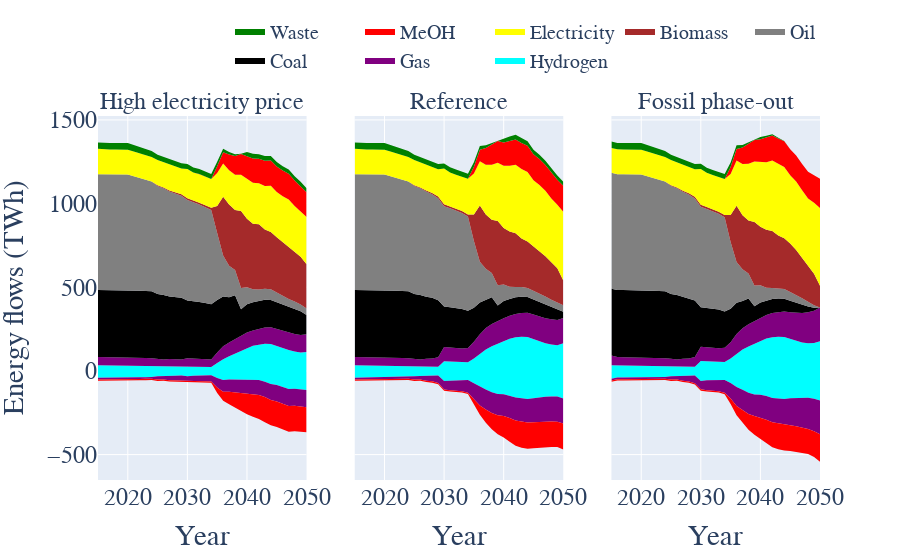

Write notebook code for a chart like this one.
### Code cell
fig =make_subplots(rows=1, cols=3,subplot_titles=list(scen.keys()),shared_yaxes=True)
for i in range(len(scen.keys())):
    showlegend=[True,False,False]
    
    resource_inflow=scen[list(scen.keys())[i]]['resource_inflow']
    resource_outflow=scen[list(scen.keys())[i]]['resource_outflow']
    
    energy_input=resource_inflow[(resource_inflow.Resource.isin(primary_resource_conversion.keys()))]
    energy_output=resource_outflow[(resource_outflow.Resource.isin(primary_resource_conversion.keys()))]
    energy_input=energy_input.drop(["Sector","Country"],axis=1).groupby(by=["Resource","Year"]).sum().reset_index()
    energy_output=energy_output.drop(["Sector","Country"],axis=1).groupby(by=["Resource","Year"]).sum().reset_index()
    df_merged=pd.concat([energy_input,energy_output],ignore_index=True)


    for resource in primary_resource_conversion.keys():
        if resource not in ["Olefins","Ammonia","Naphtha","CO"]:
            fig.add_trace(go.Scatter(x=energy_input[energy_input.Resource==resource].Year,y=energy_input[energy_input.Resource==resource].Flow,name=resource,
                             line=dict(width=0,color=primary_resource_color[resource]),
                                 fillcolor=primary_resource_color[resource],mode='lines',stackgroup='one',showlegend=showlegend[i])
                         ,row=1, col=i+1)
            fig.add_trace(go.Scatter(x=energy_output[energy_output.Resource==resource].Year,y=energy_output[energy_output.Resource==resource].Flow,name=resource,
                             line=dict(width=0,color=primary_resource_color[resource]),
                                 fillcolor=primary_resource_color[resource],mode='lines',stackgroup='two',showlegend=False)
                          ,row=1, col=i+1)

    fig.update_xaxes(title_text="Year", row=1, col=i+1)
    
fig.update_layout(#title='Energy flows in EU-5+1', title_x=0.5,
                   yaxis_title='Energy flows (TWh)')
# fig.update_yaxes(range=[-600,1500])
fig.update_layout(
    font=dict(
        family="Times New Roman",size=24)
    )
fig.update_annotations(font_size=24)
fig.update_layout(legend=dict(
    orientation="h",
    yanchor="bottom",
    y=1.1,
    xanchor="right",
    x=1,font = dict(size=20)
))


fig.show()

### Figure 1 — Plotly figure (JSON) as saved in the notebook; plotly's stock layout.template omitted (floating-point values rounded to 4 significant figures)
{"data": [{"fillcolor": "cyan", "line": {"color": "cyan", "width": 0}, "mode": "lines", "name": "Hydrogen", "showlegend": true, "stackgroup": "one", "type": "scatter", "x": [2015, 2016, 2017, 2018, 2019, 2020, 2021, 2022, 2023, 2024, 2025, 2026, 2027, 2028, 2029, 2030, 2031, 2032, 2033, 2034, 2035, 2036, 2037, 2038, 2039, 2040, 2041, 2042, 2043, 2044, 2045, 2046, 2047, 2048, 2049, 2050], "xaxis": "x", "y": [34.13, 33.77, 33.41, 33.06, 32.7, 32.34, 31.52, 30.7, 29.88, 29.06, 28.24, 27.42, 26.6, 25.78, 24.96, 29.07, 26.16, 24.89, 24.07, 23.25, 46.82, 70.33, 88.27, 104.2, 119.8, 136.7, 150.1, 156.1, 162.2, 160.9, 148.4, 136.7, 125.1, 115.8, 110.5, 113.4], "yaxis": "y"}, {"fillcolor": "cyan", "line": {"color": "cyan", "width": 0}, "mode": "lines", "name": "Hydrogen", "showlegend": false, "stackgroup": "two", "type": "scatter", "x": [2015, 2016, 2017, 2018, 2019, 2020, 2021, 2022, 2023, 2024, 2025, 2026, 2027, 2028, 2029, 2030, 2031, 2032, 2033, 2034, 2035, 2036, 2037, 2038, 2039, 2040, 2041, 2042, 2043, 2044, 2045, 2046, 2047, 2048, 2049, 2050], "xaxis": "x", "y": [-40.88, -39.82, -39.58, -39.34, -39.1, -38.86, -38.41, -37.97, -37.52, -37.08, -32.15, -29.85, -29.09, -28.32, -27.56, -31.75, -28.47, -27.79, -27.08, -26.36, -42.68, -54.55, -51.24, -52.44, -51.35, -51.34, -52.64, -54.4, -64.3, -78.73, -84.61, -94.05, -107.9, -106.7, -109.4, -113.4], "yaxis": "y"}, {"fillcolor": "purple", "line": {"color": "purple", "width": 0}, "mode": "lines", "name": "Gas", "showlegend": true, "stackgroup": "one", "type": "scatter", "x": [2015, 2016, 2017, 2018, 2019, 2020, 2021, 2022, 2023, 2024, 2025, 2026, 2027, 2028, 2029, 2030, 2031, 2032, 2033, 2034, 2035, 2036, 2037, 2038, 2039, 2040, 2041, 2042, 2043, 2044, 2045, 2046, 2047, 2048, 2049, 2050], "xaxis": "x", "y": [49.05, 49.05, 48.77, 48.48, 48.2, 47.91, 47.47, 47.03, 46.59, 46.16, 44.18, 40.43, 44.99, 43.94, 42.89, 47.32, 47.81, 46.82, 45.84, 44.84, 63.2, 76.76, 82.11, 85.37, 89.19, 92.7, 91.32, 94.7, 97.28, 99.91, 102.3, 104.1, 104.6, 104.8, 103.8, 105.8], "yaxis": "y"}, {"fillcolor": "purple", "line": {"color": "purple", "width": 0}, "mode": "lines", "name": "Gas", "showlegend": false, "stackgroup": "two", "type": "scatter", "x": [2015, 2016, 2017, 2018, 2019, 2020, 2021, 2022, 2023, 2024, 2025, 2026, 2027, 2028, 2029, 2030, 2031, 2032, 2033, 2034, 2035, 2036, 2037, 2038, 2039, 2040, 2041, 2042, 2043, 2044, 2045, 2046, 2047, 2048, 2049, 2050], "xaxis": "x", "y": [-10.06, -10.06, -10.06, -10.06, -10.06, -10.06, -9.925, -9.791, -9.656, -9.522, -19.83, -21.17, -26.76, -28.1, -29.45, -29.27, -34.02, -34.79, -35.57, -36.35, -56.12, -69.84, -73.91, -76.44, -79.91, -82.88, -85.76, -88.93, -91.79, -94.7, -97.43, -100.2, -101.8, -101.4, -101.4, -104.4], "yaxis": "y"}, {"fillcolor": "black", "line": {"color": "black", "width": 0}, "mode": "lines", "name": "Coal", "showlegend": true, "stackgroup": "one", "type": "scatter", "x": [2015, 2016, 2017, 2018, 2019, 2020, 2021, 2022, 2023, 2024, 2025, 2026, 2027, 2028, 2029, 2030, 2031, 2032, 2033, 2034, 2035, 2036, 2037, 2038, 2039, 2040, 2041, 2042, 2043, 2044, 2045, 2046, 2047, 2048, 2049, 2050], "xaxis": "x", "y": [400.1, 400.5, 400.8, 401.1, 401.4, 401.6, 401.6, 401.5, 401.3, 401.0, 386.8, 386.4, 372.9, 371.3, 368.8, 344.4, 343.6, 340.3, 335.5, 330.7, 313.4, 297.0, 269.6, 262.0, 159.5, 169.0, 168.6, 167.6, 165.7, 163.4, 160.7, 157.7, 154.8, 150.6, 142.1, 115.3], "yaxis": "y"}, {"fillcolor": "black", "line": {"color": "black", "width": 0}, "mode": "lines", "name": "Coal", "showlegend": false, "stackgroup": "two", "type": "scatter", "x": [2015, 2016, 2017, 2018, 2019, 2020, 2021, 2022, 2023, 2024, 2025, 2026, 2027, 2028, 2029, 2030, 2031, 2032, 2033, 2034, 2035, 2036, 2037, 2038, 2039, 2040, 2041, 2042, 2043, 2044, 2045, 2046, 2047, 2048, 2049, 2050], "xaxis": "x", "y": [0, 0, 0, 0, 0, 0, 0, 0, 0, 0, 0, 0, 0, 0, 0, 0, 0, 0, 0, 0, 0, 0, 0, 0, 0, 0, 0, 0, 0, 0, 0, 0, 0, 0, 0, 0], "yaxis": "y"}, {"fillcolor": "grey", "line": {"color": "grey", "width": 0}, "mode": "lines", "name": "Oil", "showlegend": true, "stackgroup": "one", "type": "scatter", "x": [2015, 2016, 2017, 2018, 2019, 2020, 2021, 2022, 2023, 2024, 2025, 2026, 2027, 2028, 2029, 2030, 2031, 2032, 2033, 2034, 2035, 2036, 2037, 2038, 2039, 2040, 2041, 2042, 2043, 2044, 2045, 2046, 2047, 2048, 2049, 2050], "xaxis": "x", "y": [692.7, 692.7, 692.7, 692.7, 692.7, 692.7, 683.5, 674.2, 665.0, 655.8, 646.5, 637.3, 628.1, 618.8, 609.6, 600.4, 591.1, 581.9, 572.6, 563.4, 400.3, 245.2, 188.1, 150.8, 126.5, 102.3, 78.12, 68.91, 66.21, 63.51, 57.75, 50.04, 45.07, 43.02, 41.01, 38.87], "yaxis": "y"}, {"fillcolor": "grey", "line": {"color": "grey", "width": 0}, "mode": "lines", "name": "Oil", "showlegend": false, "stackgroup": "two", "type": "scatter", "x": [2015, 2016, 2017, 2018, 2019, 2020, 2021, 2022, 2023, 2024, 2025, 2026, 2027, 2028, 2029, 2030, 2031, 2032, 2033, 2034, 2035, 2036, 2037, 2038, 2039, 2040, 2041, 2042, 2043, 2044, 2045, 2046, 2047, 2048, 2049, 2050], "xaxis": "x", "y": [0, 0, 0, 0, 0, 0, 0, 0, 0, 0, 0, 0, 0, 0, 0, 0, 0, 0, 0, 0, 0, 0, 0, 0, 0, 0, 0, 0, 0, 0, 0, 0, 0, 0, 0, 0], "yaxis": "y"}, {"fillcolor": "brown", "line": {"color": "brown", "width": 0}, "mode": "lines", "name": "Biomass", "showlegend": true, "stackgroup": "one", "type": "scatter", "x": [2015, 2016, 2017, 2018, 2019, 2020, 2021, 2022, 2023, 2024, 2025, 2026, 2027, 2028, 2029, 2030, 2031, 2032, 2033, 2034, 2035, 2036, 2037, 2038, 2039, 2040, 2041, 2042, 2043, 2044, 2045, 2046, 2047, 2048, 2049, 2050], "xaxis": "x", "y": [0, 0, 0, 0, 0, 0, 0, 0, 0, 0, 4.177, 5.174, 5.967, 7.529, 10.18, 11.01, 11.39, 11.77, 12.16, 12.55, 161.3, 351.1, 367.1, 358.9, 460.5, 408.0, 392.1, 389.2, 354.1, 342.2, 330.2, 321.4, 312.3, 298.3, 285.0, 264.2], "yaxis": "y"}, {"fillcolor": "brown", "line": {"color": "brown", "width": 0}, "mode": "lines", "name": "Biomass", "showlegend": false, "stackgroup": "two", "type": "scatter", "x": [2015, 2016, 2017, 2018, 2019, 2020, 2021, 2022, 2023, 2024, 2025, 2026, 2027, 2028, 2029, 2030, 2031, 2032, 2033, 2034, 2035, 2036, 2037, 2038, 2039, 2040, 2041, 2042, 2043, 2044, 2045, 2046, 2047, 2048, 2049, 2050], "xaxis": "x", "y": [0, 0, 0, 0, 0, 0, 0, 0, 0, 0, 0, 0, 0, 0, 0, 0, 0, 0, 0, 0, 0, 0, 0, 0, 0, 0, 0, 0, 0, 0, 0, 0, 0, 0, 0, 0], "yaxis": "y"}, {"fillcolor": "yellow", "line": {"color": "yellow", "width": 0}, "mode": "lines", "name": "Electricity", "showlegend": true, "stackgroup": "one", "type": "scatter", "x": [2015, 2016, 2017, 2018, 2019, 2020, 2021, 2022, 2023, 2024, 2025, 2026, 2027, 2028, 2029, 2030, 2031, 2032, 2033, 2034, 2035, 2036, 2037, 2038, 2039, 2040, 2041, 2042, 2043, 2044, 2045, 2046, 2047, 2048, 2049, 2050], "xaxis": "x", "y": [151.8, 148.3, 148.1, 148.0, 147.9, 147.8, 147.3, 146.8, 146.4, 145.9, 150.5, 150.1, 153.8, 153.4, 152.9, 174.0, 165.5, 170.4, 171.0, 172.7, 197.1, 199.1, 203.6, 211.3, 216.8, 238.5, 244.1, 244.8, 259.2, 276.0, 270.0, 273.5, 282.4, 272.4, 271.9, 282.2], "yaxis": "y"}, {"fillcolor": "yellow", "line": {"color": "yellow", "width": 0}, "mode": "lines", "name": "Electricity", "showlegend": false, "stackgroup": "two", "type": "scatter", "x": [2015, 2016, 2017, 2018, 2019, 2020, 2021, 2022, 2023, 2024, 2025, 2026, 2027, 2028, 2029, 2030, 2031, 2032, 2033, 2034, 2035, 2036, 2037, 2038, 2039, 2040, 2041, 2042, 2043, 2044, 2045, 2046, 2047, 2048, 2049, 2050], "xaxis": "x", "y": [0, 0, 0, 0, 0, 0, 0, 0, 0, 0, 0, 0, 0, 0, 0, 0, 0, 0, 0, 0, 0, 0, 0, 0, 0, 0, 0, 0, 0, 0, 0, 0, 0, 0, 0, 0], "yaxis": "y"}, {"fillcolor": "red", "line": {"color": "red", "width": 0}, "mode": "lines", "name": "MeOH", "showlegend": true, "stackgroup": "one", "type": "scatter", "x": [2015, 2016, 2017, 2018, 2019, 2020, 2021, 2022, 2023, 2024, 2025, 2026, 2027, 2028, 2029, 2030, 2031, 2032, 2033, 2034, 2035, 2036, 2037, 2038, 2039, 2040, 2041, 2042, 2043, 2044, 2045, 2046, 2047, 2048, 2049, 2050], "xaxis": "x", "y": [0, 0, 0, 0, 0, 0, 0, 0, 0, 0, 0.09824, 0.1394, 0.1481, 0.1567, 0.1654, 0.174, 0.1827, 0.1913, 0.2, 0.2089, 41.63, 66.95, 93.89, 112.3, 123.3, 134.4, 145.4, 146.2, 152.0, 151.4, 152.3, 153.6, 153.3, 152.5, 150.6, 148.3], "yaxis": "y"}, {"fillcolor": "red", "line": {"color": "red", "width": 0}, "mode": "lines", "name": "MeOH", "showlegend": false, "stackgroup": "two", "type": "scatter", "x": [2015, 2016, 2017, 2018, 2019, 2020, 2021, 2022, 2023, 2024, 2025, 2026, 2027, 2028, 2029, 2030, 2031, 2032, 2033, 2034, 2035, 2036, 2037, 2038, 2039, 2040, 2041, 2042, 2043, 2044, 2045, 2046, 2047, 2048, 2049, 2050], "xaxis": "x", "y": [-7.872, -7.872, -7.872, -7.872, -7.872, -7.872, -7.872, -7.872, -7.872, -7.872, -7.872, -7.872, -7.872, -7.872, -7.872, -7.872, -7.872, -7.872, -7.872, -7.872, -33.4, -53.3, -73.53, -90.7, -107.0, -124.6, -136.1, -143.9, -151.2, -151.4, -152.5, -153.7, -153.4, -152.7, -150.7, -148.3], "yaxis": "y"}, {"fillcolor": "green", "line": {"color": "green", "width": 0}, "mode": "lines", "name": "Waste", "showlegend": true, "stackgroup": "one", "type": "scatter", "x": [2015, 2016, 2017, 2018, 2019, 2020, 2021, 2022, 2023, 2024, 2025, 2026, 2027, 2028, 2029, 2030, 2031, 2032, 2033, 2034, 2035, 2036, 2037, 2038, 2039, 2040, 2041, 2042, 2043, 2044, 2045, 2046, 2047, 2048, 2049, 2050], "xaxis": "x", "y": [37.51, 37.89, 38.24, 38.55, 38.81, 39.02, 38.55, 38.01, 37.37, 36.62, 31.61, 31.7, 31.78, 31.78, 31.25, 30.66, 30.36, 30.07, 29.77, 29.48, 26.97, 21.09, 15.2, 9.197, 1.543, 26.21, 27.62, 27.33, 27.04, 26.75, 26.46, 25.79, 25.74, 25.41, 25.2, 23.82], "yaxis": "y"}, {"fillcolor": "green", "line": {"color": "green", "width": 0}, "mode": "lines", "name": "Waste", "showlegend": false, "stackgroup": "two", "type": "scatter", "x": [2015, 2016, 2017, 2018, 2019, 2020, 2021, 2022, 2023, 2024, 2025, 2026, 2027, 2028, 2029, 2030, 2031, 2032, 2033, 2034, 2035, 2036, 2037, 2038, 2039, 2040, 2041, 2042, 2043, 2044, 2045, 2046, 2047, 2048, 2049, 2050], "xaxis": "x", "y": [0, 0, 0, 0, 0, 0, 0, 0, 0, 0, 0, 0, 0, 0, 0, 0, 0, 0, 0, 0, 0, 0, 0, 0, 0, 0, 0, 0, 0, 0, 0, 0, 0, 0, 0, 0], "yaxis": "y"}, {"fillcolor": "cyan", "line": {"color": "cyan", "width": 0}, "mode": "lines", "name": "Hydrogen", "showlegend": false, "stackgroup": "one", "type": "scatter", "x": [2015, 2016, 2017, 2018, 2019, 2020, 2021, 2022, 2023, 2024, 2025, 2026, 2027, 2028, 2029, 2030, 2031, 2032, 2033, 2034, 2035, 2036, 2037, 2038, 2039, 2040, 2041, 2042, 2043, 2044, 2045, 2046, 2047, 2048, 2049, 2050], "xaxis": "x2", "y": [34.13, 33.77, 33.41, 33.06, 32.7, 32.34, 31.52, 30.7, 29.88, 29.06, 28.24, 27.42, 26.6, 25.78, 24.96, 58.24, 56.29, 55.18, 53.22, 51.42, 73.55, 100.0, 128.7, 146.8, 161.7, 175.9, 192.7, 201.0, 204.8, 203.0, 189.7, 176.5, 164.9, 157.9, 153.4, 164.6], "yaxis": "y2"}, {"fillcolor": "cyan", "line": {"color": "cyan", "width": 0}, "mode": "lines", "name": "Hydrogen", "showlegend": false, "stackgroup": "two", "type": "scatter", "x": [2015, 2016, 2017, 2018, 2019, 2020, 2021, 2022, 2023, 2024, 2025, 2026, 2027, 2028, 2029, 2030, 2031, 2032, 2033, 2034, 2035, 2036, 2037, 2038, 2039, 2040, 2041, 2042, 2043, 2044, 2045, 2046, 2047, 2048, 2049, 2050], "xaxis": "x2", "y": [-40.68, -39.82, -39.58, -39.34, -39.1, -38.86, -38.41, -37.97, -37.52, -37.08, -32.15, -29.85, -29.09, -28.32, -27.56, -60.5, -56.4, -56.54, -55.84, -54.55, -73.38, -93.82, -111.7, -127.6, -137.8, -139.9, -148.7, -159.6, -163.6, -167.3, -162.8, -157.9, -155.1, -153.1, -153.4, -164.6], "yaxis": "y2"}, {"fillcolor": "purple", "line": {"color": "purple", "width": 0}, "mode": "lines", "name": "Gas", "showlegend": false, "stackgroup": "one", "type": "scatter", "x": [2015, 2016, 2017, 2018, 2019, 2020, 2021, 2022, 2023, 2024, 2025, 2026, 2027, 2028, 2029, 2030, 2031, 2032, 2033, 2034, 2035, 2036, 2037, 2038, 2039, 2040, 2041, 2042, 2043, 2044, 2045, 2046, 2047, 2048, 2049, 2050], "xaxis": "x2", "y": [49.05, 49.05, 48.77, 48.48, 48.2, 47.91, 47.47, 47.03, 46.59, 46.16, 44.18, 40.43, 45.89, 48.35, 56.94, 84.71, 83.44, 82.46, 81.48, 86.1, 101.2, 119.1, 127.9, 132.8, 136.3, 139.0, 136.8, 139.7, 142.0, 144.6, 147.2, 148.9, 150.4, 151.1, 151.2, 151.6], "yaxis": "y2"}, {"fillcolor": "purple", "line": {"color": "purple", "width": 0}, "mode": "lines", "name": "Gas", "showlegend": false, "stackgroup": "two", "type": "scatter", "x": [2015, 2016, 2017, 2018, 2019, 2020, 2021, 2022, 2023, 2024, 2025, 2026, 2027, 2028, 2029, 2030, 2031, 2032, 2033, 2034, 2035, 2036, 2037, 2038, 2039, 2040, 2041, 2042, 2043, 2044, 2045, 2046, 2047, 2048, 2049, 2050], "xaxis": "x2", "y": [-10.06, -10.06, -10.06, -10.06, -10.06, -10.06, -9.925, -9.791, -9.656, -9.522, -19.83, -21.17, -29.02, -33.87, -44.85, -49.94, -58.73, -62.2, -65.66, -75.43, -93.8, -112.2, -119.4, -124.0, -127.0, -130.0, -132.9, -136.0, -138.6, -141.4, -144.2, -146.0, -147.8, -149.3, -150.7, -150.2], "yaxis": "y2"}, {"fillcolor": "black", "line": {"color": "black", "width": 0}, "mode": "lines", "name": "Coal", "showlegend": false, "stackgroup": "one", "type": "scatter", "x": [2015, 2016, 2017, 2018, 2019, 2020, 2021, 2022, 2023, 2024, 2025, 2026, 2027, 2028, 2029, 2030, 2031, 2032, 2033, 2034, 2035, 2036, 2037, 2038, 2039, 2040, 2041, 2042, 2043, 2044, 2045, 2046, 2047, 2048, 2049, 2050], "xaxis": "x2", "y": [400.1, 400.5, 400.8, 401.1, 401.4, 401.6, 401.6, 401.5, 401.3, 401.0, 386.8, 386.4, 371.1, 362.4, 340.5, 241.3, 240.8, 236.9, 235.9, 221.7, 202.6, 189.8, 167.7, 160.0, 93.29, 102.4, 100.4, 99.34, 96.87, 94.01, 89.33, 86.07, 83.4, 73.8, 62.27, 37.73], "yaxis": "y2"}, {"fillcolor": "black", "line": {"color": "black", "width": 0}, "mode": "lines", "name": "Coal", "showlegend": false, "stackgroup": "two", "type": "scatter", "x": [2015, 2016, 2017, 2018, 2019, 2020, 2021, 2022, 2023, 2024, 2025, 2026, 2027, 2028, 2029, 2030, 2031, 2032, 2033, 2034, 2035, 2036, 2037, 2038, 2039, 2040, 2041, 2042, 2043, 2044, 2045, 2046, 2047, 2048, 2049, 2050], "xaxis": "x2", "y": [0, 0, 0, 0, 0, 0, 0, 0, 0, 0, 0, 0, 0, 0, 0, 0, 0, 0, 0, 0, 0, 0, 0, 0, 0, 0, 0, 0, 0, 0, 0, 0, 0, 0, 0, 0], "yaxis": "y2"}, {"fillcolor": "grey", "line": {"color": "grey", "width": 0}, "mode": "lines", "name": "Oil", "showlegend": false, "stackgroup": "one", "type": "scatter", "x": [2015, 2016, 2017, 2018, 2019, 2020, 2021, 2022, 2023, 2024, 2025, 2026, 2027, 2028, 2029, 2030, 2031, 2032, 2033, 2034, 2035, 2036, 2037, 2038, 2039, 2040, 2041, 2042, 2043, 2044, 2045, 2046, 2047, 2048, 2049, 2050], "xaxis": "x2", "y": [692.7, 692.7, 692.7, 692.7, 692.7, 692.7, 683.5, 674.2, 665.0, 655.8, 646.5, 637.3, 628.1, 618.8, 609.6, 600.4, 591.1, 581.9, 572.6, 563.4, 398.6, 242.9, 186.8, 146.0, 121.3, 98.95, 72.84, 61.75, 58.17, 54.59, 51.01, 48.17, 45.33, 43.02, 41.01, 38.87], "yaxis": "y2"}, {"fillcolor": "grey", "line": {"color": "grey", "width": 0}, "mode": "lines", "name": "Oil", "showlegend": false, "stackgroup": "two", "type": "scatter", "x": [2015, 2016, 2017, 2018, 2019, 2020, 2021, 2022, 2023, 2024, 2025, 2026, 2027, 2028, 2029, 2030, 2031, 2032, 2033, 2034, 2035, 2036, 2037, 2038, 2039, 2040, 2041, 2042, 2043, 2044, 2045, 2046, 2047, 2048, 2049, 2050], "xaxis": "x2", "y": [0, 0, 0, 0, 0, 0, 0, 0, 0, 0, 0, 0, 0, 0, 0, 0, 0, 0, 0, 0, 0, 0, 0, 0, 0, 0, 0, 0, 0, 0, 0, 0, 0, 0, 0, 0], "yaxis": "y2"}, {"fillcolor": "brown", "line": {"color": "brown", "width": 0}, "mode": "lines", "name": "Biomass", "showlegend": false, "stackgroup": "one", "type": "scatter", "x": [2015, 2016, 2017, 2018, 2019, 2020, 2021, 2022, 2023, 2024, 2025, 2026, 2027, 2028, 2029, 2030, 2031, 2032, 2033, 2034, 2035, 2036, 2037, 2038, 2039, 2040, 2041, 2042, 2043, 2044, 2045, 2046, 2047, 2048, 2049, 2050], "xaxis": "x2", "y": [0, 0, 0, 0, 0, 0, 0, 0, 0, 0, 4.177, 5.174, 5.967, 7.529, 10.18, 11.01, 11.39, 11.77, 12.16, 12.54, 159.2, 336.3, 322.9, 318.1, 382.8, 337.1, 329.7, 320.6, 288.9, 276.9, 265.2, 253.5, 241.5, 222.9, 205.2, 147.0], "yaxis": "y2"}, {"fillcolor": "brown", "line": {"color": "brown", "width": 0}, "mode": "lines", "name": "Biomass", "showlegend": false, "stackgroup": "two", "type": "scatter", "x": [2015, 2016, 2017, 2018, 2019, 2020, 2021, 2022, 2023, 2024, 2025, 2026, 2027, 2028, 2029, 2030, 2031, 2032, 2033, 2034, 2035, 2036, 2037, 2038, 2039, 2040, 2041, 2042, 2043, 2044, 2045, 2046, 2047, 2048, 2049, 2050], "xaxis": "x2", "y": [0, 0, 0, 0, 0, 0, 0, 0, 0, 0, 0, 0, 0, 0, 0, 0, 0, 0, 0, 0, 0, 0, 0, 0, 0, 0, 0, 0, 0, 0, 0, 0, 0, 0, 0, 0], "yaxis": "y2"}, {"fillcolor": "yellow", "line": {"color": "yellow", "width": 0}, "mode": "lines", "name": "Electricity", "showlegend": false, "stackgroup": "one", "type": "scatter", "x": [2015, 2016, 2017, 2018, 2019, 2020, 2021, 2022, 2023, 2024, 2025, 2026, 2027, 2028, 2029, 2030, 2031, 2032, 2033, 2034, 2035, 2036, 2037, 2038, 2039, 2040, 2041, 2042, 2043, 2044, 2045, 2046, 2047, 2048, 2049, 2050], "xaxis": "x2", "y": [151.1, 148.3, 148.1, 148.0, 147.9, 147.8, 147.3, 146.8, 146.4, 145.9, 150.5, 150.1, 154.5, 156.6, 163.3, 213.8, 202.9, 204.5, 206.1, 213.6, 244.2, 264.9, 298.8, 328.6, 348.8, 372.4, 393.4, 409.6, 415.2, 416.1, 397.3, 398.0, 390.8, 381.7, 379.2, 410.8], "yaxis": "y2"}, {"fillcolor": "yellow", "line": {"color": "yellow", "width": 0}, "mode": "lines", "name": "Electricity", "showlegend": false, "stackgroup": "two", "type": "scatter", "x": [2015, 2016, 2017, 2018, 2019, 2020, 2021, 2022, 2023, 2024, 2025, 2026, 2027, 2028, 2029, 2030, 2031, 2032, 2033, 2034, 2035, 2036, 2037, 2038, 2039, 2040, 2041, 2042, 2043, 2044, 2045, 2046, 2047, 2048, 2049, 2050], "xaxis": "x2", "y": [0, 0, 0, 0, 0, 0, 0, 0, 0, 0, 0, 0, 0, 0, 0, 0, 0, 0, 0, 0, 0, 0, 0, 0, 0, 0, 0, 0, 0, 0, 0, 0, 0, 0, 0, 0], "yaxis": "y2"}, {"fillcolor": "red", "line": {"color": "red", "width": 0}, "mode": "lines", "name": "MeOH", "showlegend": false, "stackgroup": "one", "type": "scatter", "x": [2015, 2016, 2017, 2018, 2019, 2020, 2021, 2022, 2023, 2024, 2025, 2026, 2027, 2028, 2029, 2030, 2031, 2032, 2033, 2034, 2035, 2036, 2037, 2038, 2039, 2040, 2041, 2042, 2043, 2044, 2045, 2046, 2047, 2048, 2049, 2050], "xaxis": "x2", "y": [0, 0, 0, 0, 0, 0, 0, 0, 0, 0, 0.09824, 0.1394, 0.1481, 0.1567, 0.1654, 0.174, 0.1827, 0.1913, 0.2, 0.2087, 41.46, 68.84, 99.77, 119.1, 130.3, 139.0, 148.2, 151.5, 156.7, 156.5, 155.7, 154.8, 154.1, 152.6, 150.3, 155.3], "yaxis": "y2"}, {"fillcolor": "red", "line": {"color": "red", "width": 0}, "mode": "lines", "name": "MeOH", "showlegend": false, "stackgroup": "two", "type": "scatter", "x": [2015, 2016, 2017, 2018, 2019, 2020, 2021, 2022, 2023, 2024, 2025, 2026, 2027, 2028, 2029, 2030, 2031, 2032, 2033, 2034, 2035, 2036, 2037, 2038, 2039, 2040, 2041, 2042, 2043, 2044, 2045, 2046, 2047, 2048, 2049, 2050], "xaxis": "x2", "y": [-7.872, -7.872, -7.872, -7.872, -7.872, -7.872, -7.872, -7.872, -7.872, -7.872, -7.872, -7.872, -7.872, -7.872, -7.872, -7.872, -7.872, -7.872, -7.872, -7.872, -31.9, -55.58, -78.75, -97.12, -113.5, -128.2, -141.6, -151.5, -156.7, -156.5, -155.7, -154.8, -154.1, -152.6, -150.3, -155.3], "yaxis": "y2"}, {"fillcolor": "green", "line": {"color": "green", "width": 0}, "mode": "lines", "name": "Waste", "showlegend": false, "stackgroup": "one", "type": "scatter", "x": [2015, 2016, 2017, 2018, 2019, 2020, 2021, 2022, 2023, 2024, 2025, 2026, 2027, 2028, 2029, 2030, 2031, 2032, 2033, 2034, 2035, 2036, 2037, 2038, 2039, 2040, 2041, 2042, 2043, 2044, 2045, 2046, 2047, 2048, 2049, 2050], "xaxis": "x2", "y": [37.51, 37.89, 38.24, 38.55, 38.81, 39.02, 38.55, 38.01, 37.37, 36.62, 31.61, 31.7, 31.78, 31.78, 31.25, 30.66, 30.36, 30.07, 29.77, 29.48, 26.97, 21.6, 15.72, 9.719, 2.304, 26.21, 27.62, 27.33, 27.04, 26.75, 26.46, 25.99, 25.74, 25.41, 25.21, 23.83], "yaxis": "y2"}, {"fillcolor": "green", "line": {"color": "green", "width": 0}, "mode": "lines", "name": "Waste", "showlegend": false, "stackgroup": "two", "type": "scatter", "x": [2015, 2016, 2017, 2018, 2019, 2020, 2021, 2022, 2023, 2024, 2025, 2026, 2027, 2028, 2029, 2030, 2031, 2032, 2033, 2034, 2035, 2036, 2037, 2038, 2039, 2040, 2041, 2042, 2043, 2044, 2045, 2046, 2047, 2048, 2049, 2050], "xaxis": "x2", "y": [0, 0, 0, 0, 0, 0, 0, 0, 0, 0, 0, 0, 0, 0, 0, 0, 0, 0, 0, 0, 0, 0, 0, 0, 0, 0, 0, 0, 0, 0, 0, 0, 0, 0, 0, 0], "yaxis": "y2"}, {"fillcolor": "cyan", "line": {"color": "cyan", "width": 0}, "mode": "lines", "name": "Hydrogen", "showlegend": false, "stackgroup": "one", "type": "scatter", "x": [2015, 2016, 2017, 2018, 2019, 2020, 2021, 2022, 2023, 2024, 2025, 2026, 2027, 2028, 2029, 2030, 2031, 2032, 2033, 2034, 2035, 2036, 2037, 2038, 2039, 2040, 2041, 2042, 2043, 2044, 2045, 2046, 2047, 2048, 2049, 2050], "xaxis": "x3", "y": [34.13, 33.77, 33.41, 33.06, 32.7, 32.34, 31.52, 30.7, 29.88, 29.06, 28.24, 27.42, 26.6, 25.78, 24.96, 58.59, 57.78, 56.68, 54.72, 52.76, 73.91, 101.0, 128.7, 146.5, 161.8, 177.4, 193.1, 201.4, 204.7, 203.4, 191.3, 180.2, 170.5, 165.3, 166.5, 177.2], "yaxis": "y3"}, {"fillcolor": "cyan", "line": {"color": "cyan", "width": 0}, "mode": "lines", "name": "Hydrogen", "showlegend": false, "stackgroup": "two", "type": "scatter", "x": [2015, 2016, 2017, 2018, 2019, 2020, 2021, 2022, 2023, 2024, 2025, 2026, 2027, 2028, 2029, 2030, 2031, 2032, 2033, 2034, 2035, 2036, 2037, 2038, 2039, 2040, 2041, 2042, 2043, 2044, 2045, 2046, 2047, 2048, 2049, 2050], "xaxis": "x3", "y": [-46.94, -39.82, -39.58, -39.34, -39.1, -38.86, -38.41, -37.97, -37.52, -37.08, -32.15, -29.85, -29.09, -28.32, -27.56, -60.24, -56.14, -56.28, -55.57, -54.97, -72.02, -95.72, -112.4, -130.3, -140.6, -143.1, -150.1, -161.5, -165.4, -168.1, -163.7, -161.6, -160.7, -160.5, -166.5, -177.2], "yaxis": "y3"}, {"fillcolor": "purple", "line": {"color": "purple", "width": 0}, "mode": "lines", "name": "Gas", "showlegend": false, "stackgroup": "one", "type": "scatter", "x": [2015, 2016, 2017, 2018, 2019, 2020, 2021, 2022, 2023, 2024, 2025, 2026, 2027, 2028, 2029, 2030, 2031, 2032, 2033, 2034, 2035, 2036, 2037, 2038, 2039, 2040, 2041, 2042, 2043, 2044, 2045, 2046, 2047, 2048, 2049, 2050], "xaxis": "x3", "y": [57.54, 49.05, 48.77, 48.48, 48.2, 47.91, 47.47, 47.03, 46.59, 46.16, 44.18, 40.43, 46.59, 49.04, 58.12, 86.29, 83.13, 82.14, 81.16, 86.0, 97.33, 119.7, 126.6, 131.9, 134.6, 140.2, 141.1, 144.3, 147.0, 152.3, 159.1, 167.4, 176.0, 184.9, 193.1, 201.2], "yaxis": "y3"}, {"fillcolor": "purple", "line": {"color": "purple", "width": 0}, "mode": "lines", "name": "Gas", "showlegend": false, "stackgroup": "two", "type": "scatter", "x": [2015, 2016, 2017, 2018, 2019, 2020, 2021, 2022, 2023, 2024, 2025, 2026, 2027, 2028, 2029, 2030, 2031, 2032, 2033, 2034, 2035, 2036, 2037, 2038, 2039, 2040, 2041, 2042, 2043, 2044, 2045, 2046, 2047, 2048, 2049, 2050], "xaxis": "x3", "y": [-10.06, -10.06, -10.06, -10.06, -10.06, -10.06, -9.925, -9.791, -9.656, -9.522, -19.83, -21.17, -29.72, -34.56, -46.03, -49.94, -58.73, -62.2, -65.66, -76.07, -93.28, -113.6, -120.8, -126.5, -129.5, -135.8, -141.5, -144.9, -147.9, -153.4, -160.4, -168.8, -177.6, -186.4, -194.7, -201.2], "yaxis": "y3"}, {"fillcolor": "black", "line": {"color": "black", "width": 0}, "mode": "lines", "name": "Coal", "showlegend": false, "stackgroup": "one", "type": "scatter", "x": [2015, 2016, 2017, 2018, 2019, 2020, 2021, 2022, 2023, 2024, 2025, 2026, 2027, 2028, 2029, 2030, 2031, 2032, 2033, 2034, 2035, 2036, 2037, 2038, 2039, 2040, 2041, 2042, 2043, 2044, 2045, 2046, 2047, 2048, 2049, 2050], "xaxis": "x3", "y": [400.1, 400.5, 400.8, 401.1, 401.4, 401.6, 401.6, 401.5, 401.3, 401.0, 386.8, 386.4, 369.7, 361.0, 338.1, 236.3, 235.8, 232.0, 230.9, 215.9, 200.5, 186.5, 162.5, 154.7, 89.52, 91.64, 86.86, 84.1, 80.67, 75.5, 69.2, 59.61, 48.27, 34.28, 18.54, 0], "yaxis": "y3"}, {"fillcolor": "black", "line": {"color": "black", "width": 0}, "mode": "lines", "name": "Coal", "showlegend": false, "stackgroup": "two", "type": "scatter", "x": [2015, 2016, 2017, 2018, 2019, 2020, 2021, 2022, 2023, 2024, 2025, 2026, 2027, 2028, 2029, 2030, 2031, 2032, 2033, 2034, 2035, 2036, 2037, 2038, 2039, 2040, 2041, 2042, 2043, 2044, 2045, 2046, 2047, 2048, 2049, 2050], "xaxis": "x3", "y": [0, 0, 0, 0, 0, 0, 0, 0, 0, 0, 0, 0, 0, 0, 0, 0, 0, 0, 0, 0, 0, 0, 0, 0, 0, 0, 0, 0, 0, 0, 0, 0, 0, 0, 0, 0], "yaxis": "y3"}, {"fillcolor": "grey", "line": {"color": "grey", "width": 0}, "mode": "lines", "name": "Oil", "showlegend": false, "stackgroup": "one", "type": "scatter", "x": [2015, 2016, 2017, 2018, 2019, 2020, 2021, 2022, 2023, 2024, 2025, 2026, 2027, 2028, 2029, 2030, 2031, 2032, 2033, 2034, 2035, 2036, 2037, 2038, 2039, 2040, 2041, 2042, 2043, 2044, 2045, 2046, 2047, 2048, 2049, 2050], "xaxis": "x3", "y": [692.7, 692.7, 692.7, 692.7, 692.7, 692.7, 683.5, 674.2, 665.0, 655.8, 646.5, 637.3, 628.1, 618.8, 609.6, 600.4, 591.1, 581.9, 572.6, 563.4, 398.6, 243.6, 190.1, 149.3, 124.7, 102.3, 76.23, 65.24, 61.7, 58.17, 52.41, 47.69, 39.21, 28.66, 14.33, 0], "yaxis": "y3"}, {"fillcolor": "grey", "line": {"color": "grey", "width": 0}, "mode": "lines", "name": "Oil", "showlegend": false, "stackgroup": "two", "type": "scatter", "x": [2015, 2016, 2017, 2018, 2019, 2020, 2021, 2022, 2023, 2024, 2025, 2026, 2027, 2028, 2029, 2030, 2031, 2032, 2033, 2034, 2035, 2036, 2037, 2038, 2039, 2040, 2041, 2042, 2043, 2044, 2045, 2046, 2047, 2048, 2049, 2050], "xaxis": "x3", "y": [0, 0, 0, 0, 0, 0, 0, 0, 0, 0, 0, 0, 0, 0, 0, 0, 0, 0, 0, 0, 0, 0, 0, 0, 0, 0, 0, 0, 0, 0, 0, 0, 0, 0, 0, 0], "yaxis": "y3"}, {"fillcolor": "brown", "line": {"color": "brown", "width": 0}, "mode": "lines", "name": "Biomass", "showlegend": false, "stackgroup": "one", "type": "scatter", "x": [2015, 2016, 2017, 2018, 2019, 2020, 2021, 2022, 2023, 2024, 2025, 2026, 2027, 2028, 2029, 2030, 2031, 2032, 2033, 2034, 2035, 2036, 2037, 2038, 2039, 2040, 2041, 2042, 2043, 2044, 2045, 2046, 2047, 2048, 2049, 2050], "xaxis": "x3", "y": [0, 0, 0, 0, 0, 0, 0, 0, 0, 0, 4.177, 5.174, 5.967, 7.529, 10.18, 11.01, 11.39, 11.77, 12.16, 12.98, 161.0, 336.3, 321.9, 317.0, 380.0, 350.7, 346.0, 341.5, 315.3, 302.8, 289.2, 267.1, 241.5, 213.8, 187.6, 130.2], "yaxis": "y3"}, {"fillcolor": "brown", "line": {"color": "brown", "width": 0}, "mode": "lines", "name": "Biomass", "showlegend": false, "stackgroup": "two", "type": "scatter", "x": [2015, 2016, 2017, 2018, 2019, 2020, 2021, 2022, 2023, 2024, 2025, 2026, 2027, 2028, 2029, 2030, 2031, 2032, 2033, 2034, 2035, 2036, 2037, 2038, 2039, 2040, 2041, 2042, 2043, 2044, 2045, 2046, 2047, 2048, 2049, 2050], "xaxis": "x3", "y": [0, 0, 0, 0, 0, 0, 0, 0, 0, 0, 0, 0, 0, 0, 0, 0, 0, 0, 0, 0, 0, 0, 0, 0, 0, 0, 0, 0, 0, 0, 0, 0, 0, 0, 0, 0], "yaxis": "y3"}, {"fillcolor": "yellow", "line": {"color": "yellow", "width": 0}, "mode": "lines", "name": "Electricity", "showlegend": false, "stackgroup": "one", "type": "scatter", "x": [2015, 2016, 2017, 2018, 2019, 2020, 2021, 2022, 2023, 2024, 2025, 2026, 2027, 2028, 2029, 2030, 2031, 2032, 2033, 2034, 2035, 2036, 2037, 2038, 2039, 2040, 2041, 2042, 2043, 2044, 2045, 2046, 2047, 2048, 2049, 2050], "xaxis": "x3", "y": [148.4, 148.3, 148.1, 148.0, 147.9, 147.8, 147.3, 146.8, 146.4, 145.9, 150.5, 150.1, 155.0, 157.1, 164.2, 214.0, 204.5, 206.1, 207.6, 216.0, 246.3, 270.5, 307.3, 339.2, 360.6, 385.0, 403.6, 420.4, 425.4, 425.8, 408.2, 410.1, 404.4, 404.0, 425.2, 465.4], "yaxis": "y3"}, {"fillcolor": "yellow", "line": {"color": "yellow", "width": 0}, "mode": "lines", "name": "Electricity", "showlegend": false, "stackgroup": "two", "type": "scatter", "x": [2015, 2016, 2017, 2018, 2019, 2020, 2021, 2022, 2023, 2024, 2025, 2026, 2027, 2028, 2029, 2030, 2031, 2032, 2033, 2034, 2035, 2036, 2037, 2038, 2039, 2040, 2041, 2042, 2043, 2044, 2045, 2046, 2047, 2048, 2049, 2050], "xaxis": "x3", "y": [0, 0, 0, 0, 0, 0, 0, 0, 0, 0, 0, 0, 0, 0, 0, 0, 0, 0, 0, 0, 0, 0, 0, 0, 0, 0, 0, 0, 0, 0, 0, 0, 0, 0, 0, 0], "yaxis": "y3"}, {"fillcolor": "red", "line": {"color": "red", "width": 0}, "mode": "lines", "name": "MeOH", "showlegend": false, "stackgroup": "one", "type": "scatter", "x": [2015, 2016, 2017, 2018, 2019, 2020, 2021, 2022, 2023, 2024, 2025, 2026, 2027, 2028, 2029, 2030, 2031, 2032, 2033, 2034, 2035, 2036, 2037, 2038, 2039, 2040, 2041, 2042, 2043, 2044, 2045, 2046, 2047, 2048, 2049, 2050], "xaxis": "x3", "y": [0, 0, 0, 0, 0, 0, 0, 0, 0, 0, 0.09824, 0.1394, 0.1481, 0.1567, 0.1654, 0.174, 0.1827, 0.1913, 0.2, 0.2224, 41.52, 68.88, 98.07, 117.4, 128.7, 137.3, 146.5, 149.8, 154.9, 154.7, 155.0, 155.0, 157.2, 159.8, 163.6, 174.7], "yaxis": "y3"}, {"fillcolor": "red", "line": {"color": "red", "width": 0}, "mode": "lines", "name": "MeOH", "showlegend": false, "stackgroup": "two", "type": "scatter", "x": [2015, 2016, 2017, 2018, 2019, 2020, 2021, 2022, 2023, 2024, 2025, 2026, 2027, 2028, 2029, 2030, 2031, 2032, 2033, 2034, 2035, 2036, 2037, 2038, 2039, 2040, 2041, 2042, 2043, 2044, 2045, 2046, 2047, 2048, 2049, 2050], "xaxis": "x3", "y": [-7.872, -7.872, -7.872, -7.872, -7.872, -7.872, -7.872, -7.872, -7.872, -7.872, -7.872, -7.872, -7.872, -7.872, -7.872, -7.872, -7.872, -7.872, -7.872, -7.872, -31.95, -56.38, -78.72, -95.3, -111.7, -126.5, -139.9, -149.8, -155.0, -154.7, -155.0, -153.3, -150.3, -149.5, -152.8, -164.8], "yaxis": "y3"}, {"fillcolor": "green", "line": {"color": "green", "width": 0}, "mode": "lines", "name": "Waste", "showlegend": false, "stackgroup": "one", "type": "scatter", "x": [2015, 2016, 2017, 2018, 2019, 2020, 2021, 2022, 2023, 2024, 2025, 2026, 2027, 2028, 2029, 2030, 2031, 2032, 2033, 2034, 2035, 2036, 2037, 2038, 2039, 2040, 2041, 2042, 2043, 2044, 2045, 2046, 2047, 2048, 2049, 2050], "xaxis": "x3", "y": [37.51, 37.89, 38.24, 38.55, 38.81, 39.02, 38.56, 38.01, 37.38, 36.63, 31.61, 31.7, 31.78, 31.78, 31.25, 30.66, 30.36, 30.07, 29.77, 29.48, 26.96, 21.56, 15.67, 9.663, 2.273, 13.66, 11.51, 7.98, 4.447, 2.13, 0.5253, 0.1246, 0, 0, 0, 0], "yaxis": "y3"}, {"fillcolor": "green", "line": {"color": "green", "width": 0}, "mode": "lines", "name": "Waste", "showlegend": false, "stackgroup": "two", "type": "scatter", "x": [2015, 2016, 2017, 2018, 2019, 2020, 2021, 2022, 2023, 2024, 2025, 2026, 2027, 2028, 2029, 2030, 2031, 2032, 2033, 2034, 2035, 2036, 2037, 2038, 2039, 2040, 2041, 2042, 2043, 2044, 2045, 2046, 2047, 2048, 2049, 2050], "xaxis": "x3", "y": [0, 0, 0, 0, 0, 0, 0, 0, 0, 0, 0, 0, 0, 0, 0, 0, 0, 0, 0, 0, 0, 0, 0, 0, 0, 0, 0, 0, 0, 0, 0, 0, 0, 0, 0, 0], "yaxis": "y3"}], "layout": {"annotations": [{"font": {"size": 24}, "showarrow": false, "text": "High electricity price", "x": 0.1444, "xanchor": "center", "xref": "paper", "y": 1, "yanchor": "bottom", "yref": "paper"}, {"font": {"size": 24}, "showarrow": false, "text": "Reference", "x": 0.5, "xanchor": "center", "xref": "paper", "y": 1, "yanchor": "bottom", "yref": "paper"}, {"font": {"size": 24}, "showarrow": false, "text": "Fossil phase-out", "x": 0.8556, "xanchor": "center", "xref": "paper", "y": 1, "yanchor": "bottom", "yref": "paper"}], "font": {"family": "Times New Roman", "size": 24}, "legend": {"font": {"size": 20}, "orientation": "h", "x": 1, "xanchor": "right", "y": 1.1, "yanchor": "bottom"}, "xaxis": {"anchor": "y", "domain": [0, 0.2889], "title": {"text": "Year"}}, "xaxis2": {"anchor": "y2", "domain": [0.3556, 0.6444], "title": {"text": "Year"}}, "xaxis3": {"anchor": "y3", "domain": [0.7111, 1], "title": {"text": "Year"}}, "yaxis": {"anchor": "x", "domain": [0, 1], "title": {"text": "Energy flows (TWh)"}}, "yaxis2": {"anchor": "x2", "domain": [0, 1], "matches": "y", "showticklabels": false}, "yaxis3": {"anchor": "x3", "domain": [0, 1], "matches": "y", "showticklabels": false}}}
